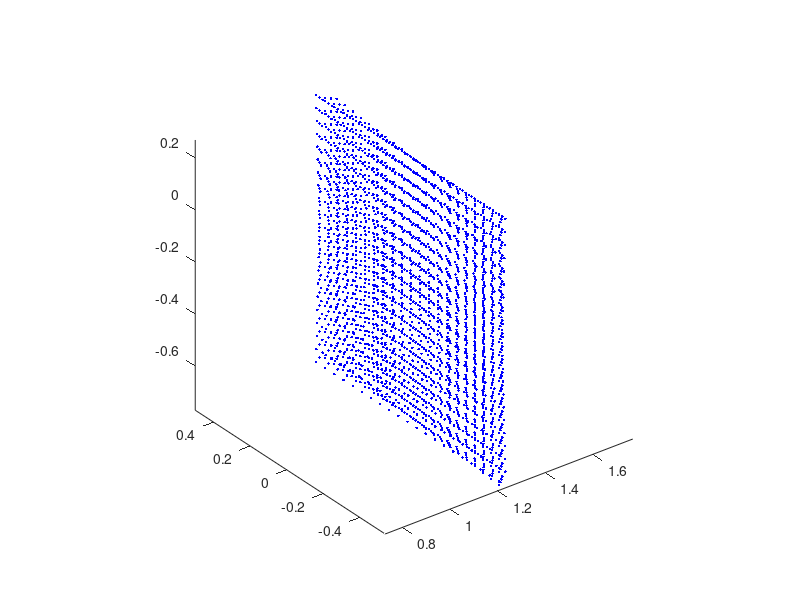

Source code (MATLAB): (Note: this script raises an error after producing the figure.)
clear all;
close all;
clc;

%%  making cube point cloud for obsticle
% One side of the cube
[Y,Z] = meshgrid(-0.5:0.05:0.5,-0.5:0.05:0.5);
sizeMat = size(Y);
X = repmat(0.5,sizeMat(1),sizeMat(2));
oneSideOfCube_h = surf(X,Y,Z);

% Combine one surface as a point cloud
cubePoints = [X(:),Y(:),Z(:)];

% Make a cube by rotating the single side by 0,90,180,270, and around y to make the top and bottom faces
cubePoints = [ cubePoints ...
             ; cubePoints * rotz(pi/2)...
             ; cubePoints * rotz(pi) ...
             ; cubePoints * rotz(3*pi/2) ...
             ; cubePoints * roty(pi/2) ...
             ; cubePoints * roty(-pi/2)];         
         
% Plot the cube's point cloud         
cubeAtOigin_h = plot3(cubePoints(:,1),cubePoints(:,2),cubePoints(:,3),'r.');
cubePoints = cubePoints + repmat([0.75,0,-0.25],size(cubePoints,1),1); % moves cube to set position
cube_h = plot3(cubePoints(:,1),cubePoints(:,2),cubePoints(:,3),'b.');
%set(cube_h, 'Visible', 'off'); % Hide the points
axis equal

%% robotic arm with ellipsoids
robot = UR3;  % Define the robot model

% Define the center points and radii for the ellipsoids for each link
centerPoints = [
    0, 0, 0;   % Link 1
    0, 0, 0.07;   % Link 2
    0, 0, 0.07;   % Link 3
    0, 0, 0;   % Link 4
    0, 0, 0;   % Link 5
    0, 0, 0;   % Link 6
];

radii = [
    1, 1, 1; % Link 1
    0.14, 0.1, 0.14; % Link 2
    0.2, 0.1, 0.14; % Link 3
    0.1, 0.1, 0.1; % Link 4
    0.1, 0.1, 0.1; % Link 5
    0.1, 0.1, 0.1; % Link 6
];

% Loop through each link to create and attach ellipsoids
for i = 2:6
    [X, Y, Z] = ellipsoid(centerPoints(i,1), centerPoints(i,2), centerPoints(i,3), radii(i,1), radii(i,2), radii(i,3), 6); % Create the ellipsoid for the current link
    robot.model.points{i} = [X(:),Y(:),Z(:)]; % defines points for elipsoid triangulation (comment out to encapsulate links with a bug)
    robot.model.faces{i} = delaunay(robot.model.points{i}); % creates elipsoid faces
    hold on;
end


% Plot the robot
robot.model.plot3d([0 0 0 0 0 0]);
axis equal
camlight

% Activate the teach interface to move the robot
%robot.model.teach;


q = robot.model.getpos()

centerPoint = [0 0 0];

tr = robot.model.fkine(q).T;
cubePointsAndOnes = [inv(tr) * [cubePoints,ones(size(cubePoints,1),1)]']';
updatedCubePoints = cubePointsAndOnes(:,1:3);
algebraicDist = GetAlgebraicDist(updatedCubePoints, centerPoint, radii);
pointsInside = find(algebraicDist < 1);
disp(['2.9: There are ', num2str(size(pointsInside,1)),' points inside']);


%% dist2pts
%
% *Description:*  Function for find the distance between 2 or the same number of 3D points

%% Function Call
% 
% *Inputs:* 
%
% _pt1_ (many*(2||3||6) double) x,y || x,y,z cartesian point ||Q Joint angle
%
% _pt2_ (many*(2||3||6) double) x,y || x,y,z cartesian point ||Q Joint angle
%
% *Returns:* 
%
% _dist_ (double) distance from pt1 to pt2

function dist=dist2pts(pt1,pt2)

%% Calculate distance (dist) between consecutive points
% If 2D
if size(pt1,2) == 2
    dist=sqrt((pt1(:,1)-pt2(:,1)).^2+...
              (pt1(:,2)-pt2(:,2)).^2);
% If 3D          
elseif size(pt1,2) == 3
    dist=sqrt((pt1(:,1)-pt2(:,1)).^2+...
              (pt1(:,2)-pt2(:,2)).^2+...
              (pt1(:,3)-pt2(:,3)).^2);
% If 6D like two poses
elseif size(pt1,2) == 6
    dist=sqrt((pt1(:,1)-pt2(:,1)).^2+...
              (pt1(:,2)-pt2(:,2)).^2+...
              (pt1(:,3)-pt2(:,3)).^2+...
              (pt1(:,4)-pt2(:,4)).^2+...
              (pt1(:,5)-pt2(:,5)).^2+...
              (pt1(:,6)-pt2(:,6)).^2);
end
end

%% GetAlgebraicDist
% determine the algebraic distance given a set of points and the center
% point and radii of an elipsoid
% *Inputs:* 
%
% _points_ (many*(2||3||6) double) x,y,z cartesian point
%
% _centerPoint_ (1 * 3 double) xc,yc,zc of an ellipsoid
%
% _radii_ (1 * 3 double) a,b,c of an ellipsoid
%
% *Returns:* 
%
% _algebraicDist_ (many*1 double) algebraic distance for the ellipsoid

function algebraicDist = GetAlgebraicDist(points, centerPoint, radii)

algebraicDist = ((points(:,1)-centerPoint(1))/radii(1)).^2 ...
              + ((points(:,2)-centerPoint(2))/radii(2)).^2 ...
              + ((points(:,3)-centerPoint(3))/radii(3)).^2;
end